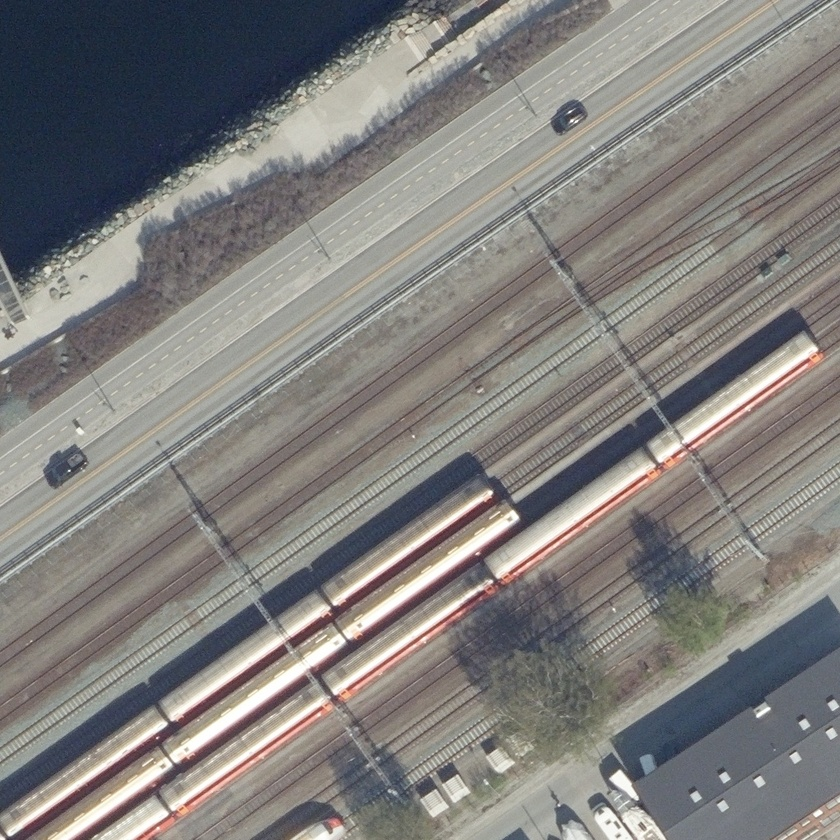
#> input picture test_dataset/images/trd_1_crop_6.jpg, 840 x 840 px, shrunk from 1024 x 1024 before the run, found by its file name; its folder holds only this picture in this run
$ python image_aug.py
#> lines starting #> are read from the running program, lines starting #| are printed output that depends on the picture
import cv2
import os


data_type = 'images'
folder_path = f'dataset/{data_type}/'


def image_augmentation(path):

#> called with path = 'dataset/images/'
    for image in os.listdir(path):
        original_image = cv2.imread(os.path.join(path, image))
#> original_image is the input picture: shape (840, 840, 3); mean B, G, R 124.9, 127.2, 129.5

        flip_vertical = cv2.flip(original_image, 0)
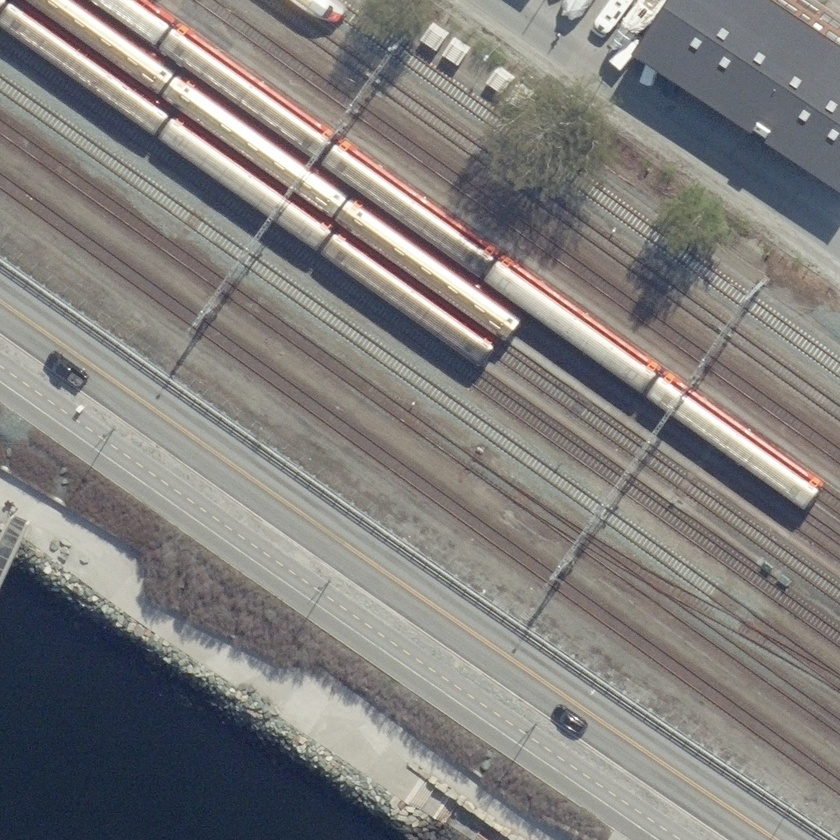
#> flip_vertical: shape (840, 840, 3); mean B, G, R 124.9, 127.2, 129.5
        flip_horizontal = cv2.flip(original_image, 1)
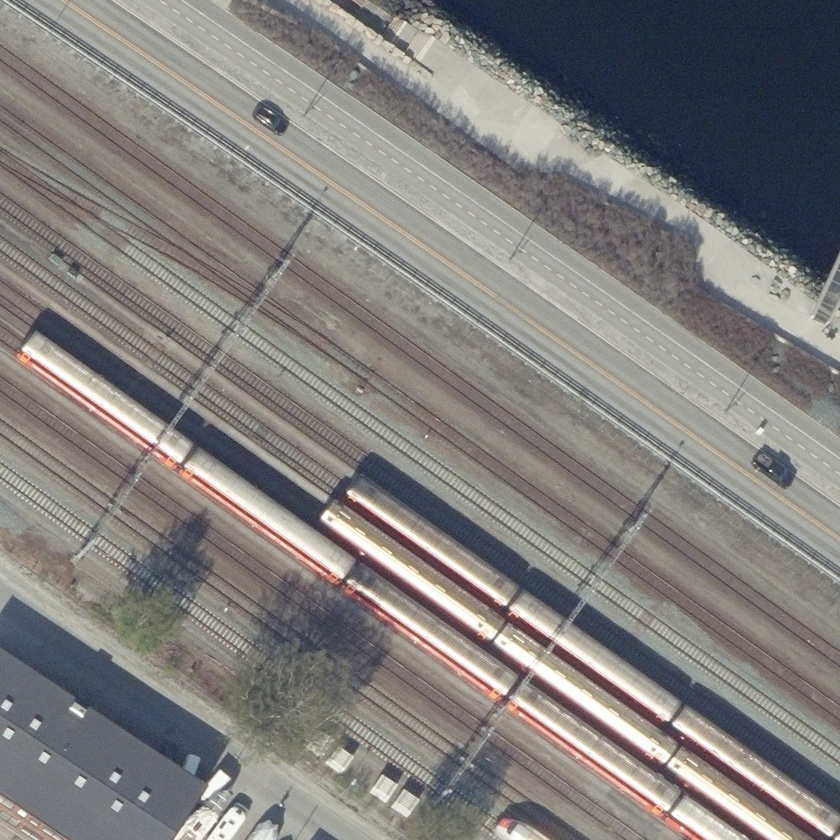
#> flip_horizontal: shape (840, 840, 3); mean B, G, R 124.9, 127.2, 129.5
        flip_both = cv2.flip(original_image, -1)
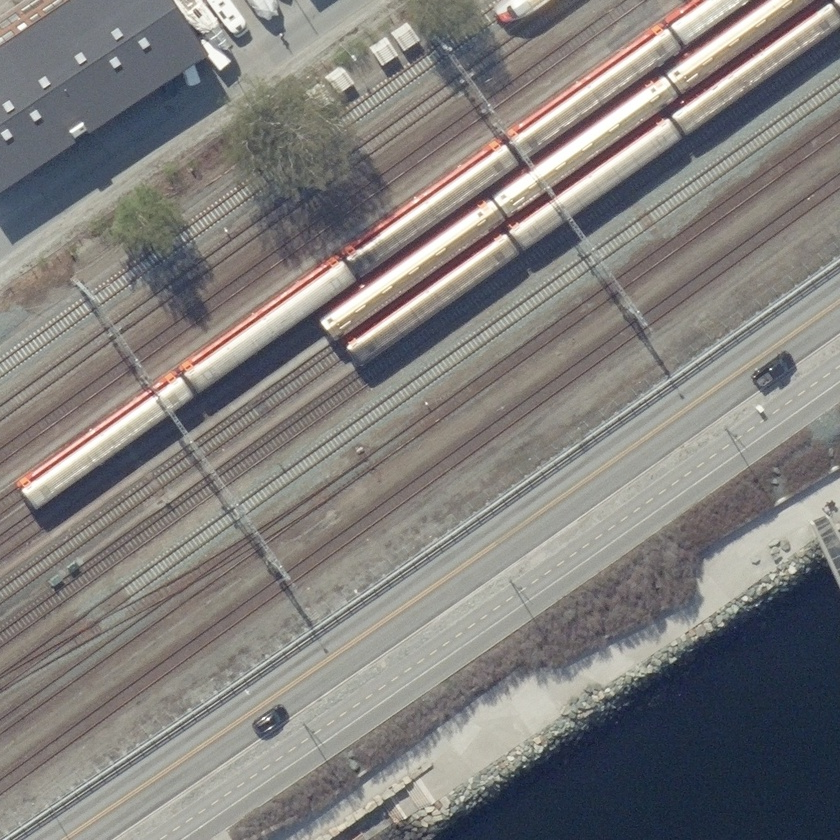
#> flip_both: shape (840, 840, 3); mean B, G, R 124.9, 127.2, 129.5

        name = image.split('.')[0]

        cv2.imwrite(f'dataset/{data_type}/{name}-1' + '.jpg', flip_vertical)
        cv2.imwrite(f'dataset/{data_type}/{name}-2' + '.jpg', flip_horizontal)
        cv2.imwrite(f'dataset/{data_type}/{name}-3' + '.jpg', flip_both)

    cv2.waitKey()


image_augmentation(folder_path)
